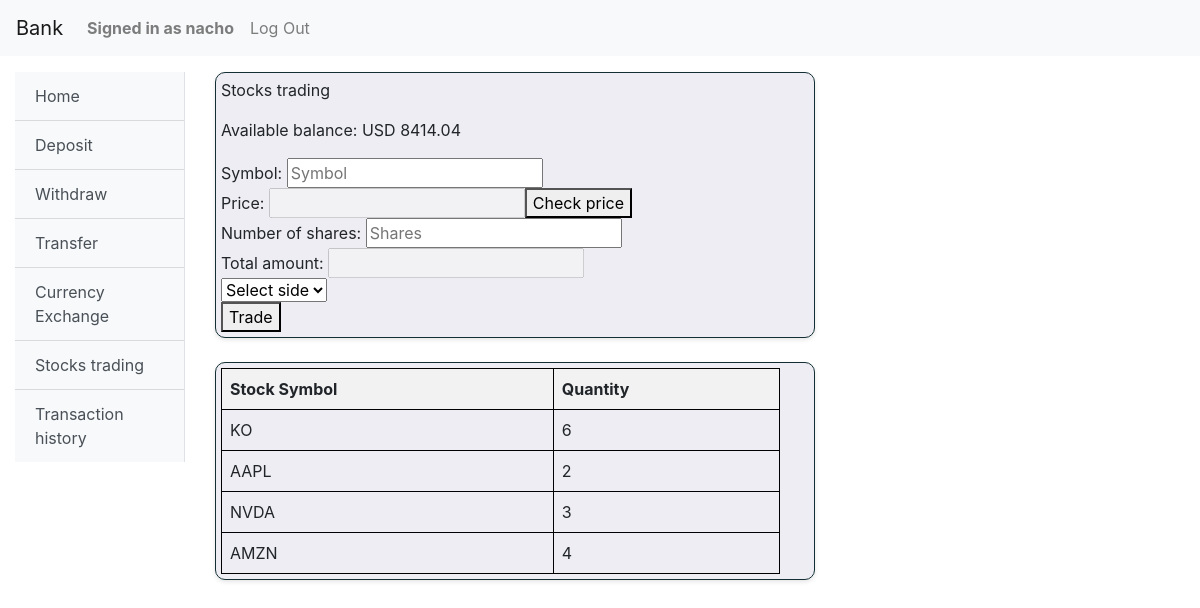
The app's page /stocks/ (signed in), older data.
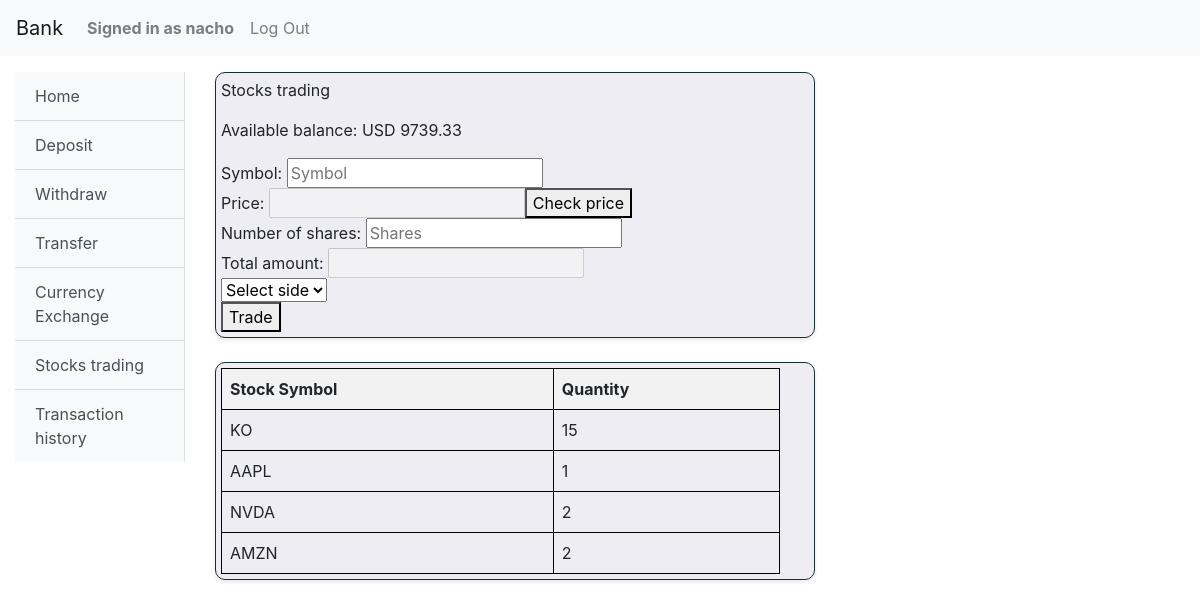
The same page, newer data.
### bank/models.py (models this page shows)
class User(AbstractUser):
    usd_account = models.DecimalField(decimal_places=2, max_digits=16, default=0)
    eur_account = models.DecimalField(decimal_places=2, max_digits=16, default=0)
    account_number = models.CharField(max_length=12, unique=True)

class StockPortfolio(models.Model):
    user = models.ForeignKey(User, on_delete=models.CASCADE, related_name='portfolios')
    stock_symbol = models.CharField(max_length=10)
    quantity = models.PositiveIntegerField(default=0)
    purchase_price = models.DecimalField(decimal_places=2, max_digits=16)
    date_acquired = models.DateField(auto_now_add=True)

### bank/views.py (the view, shortened to what this page needs)
# urls.py: path("stocks/", views.stocks, name="stocks"),
@login_required
def stocks(request):
    user = request.user
    usd_account = user.usd_account
    if request.method == "GET":
        portfolios = user.portfolios.all()
        return render(request, "bank/stocks.html",
                      {'usd_account': usd_account,
                       'portfolios': portfolios})

### bank/templates/bank/stocks.html (shortened to what this page needs)
{% extends "bank/layout.html" %}
{% block body %}
    <div class="stocks">
        <p>Stocks trading</p>
        <p>Available balance: USD {{usd_account}}</p>
        <form action="{% url 'stocks' %}" method="post">
            <span>Symbol: </span><input type="text" id="stock-symbol" name="stock-symbol" placeholder="Symbol"><br>
            <span>Price: </span><input type="text" id="stock-price"  disabled><button id="stock-quote-button" type="button" >Check price</button><br>
            <span>Number of shares: </span><input type="number" id="stock-shares" name="stock-shares" placeholder="Shares" min="0" required><br>
            <span>Total amount: </span><input type="text" id="stock-amount" name="stock-amount" disabled><br>
            <select name="side">
                <option disabled selected value="">Select side</option>
            </select><br>
            <button type="submit">Trade</button>
        </form>
    </div>
    <br>
    <div class="stocks">
        <table>
            <thead>
                <tr>
                    <th>Stock Symbol</th>
                    <th>Quantity</th>
                </tr>
            </thead>
            <tbody>
                {% for portfolio in portfolios %}
                <tr>
                    <td>{{ portfolio.stock_symbol }}</td>
                    <td>{{ portfolio.quantity }}</td>
                </tr>
                {% empty %}
                <tr>
                    <td colspan="2">No stocks in portfolio.</td>
                </tr>
                {% endfor %}
            </tbody>
        </table>
    </div>
{% endblock %}

### bank/templates/bank/layout.html (shortened to what this page needs)
{% load static %}
<!DOCTYPE html>
<html lang="en">
    <head>
        <link rel="stylesheet" href="https://stackpath.bootstrapcdn.com/bootstrap/4.4.1/css/bootstrap.min.css">
        <link href="{% static 'bank/styles.css' %}" rel="stylesheet">
    </head>
    <body>
        <nav class="navbar navbar-expand-lg navbar-light bg-light">
            <a class="navbar-brand" href="#">Bank</a>
            <div>
              <ul class="navbar-nav mr-auto">
                {% if user.is_authenticated %}
                    <li class="nav-item">
                        <a class="nav-link" href="#"><strong>Signed in as {{ user.username }}</strong></a>
                    </li>
                {% endif %}
                {% if user.is_authenticated %}
                    <li class="nav-item">
                        <a class="nav-link" href="{% url 'logout' %}">Log Out</a>
                    </li>
                {% endif %}
              </ul>
            </div>
          </nav>
          <div class="container-fluid mt-3">
            <div class="row">
                {% if user.is_authenticated %}
                <div class="col-md-2">
                    <div class="bg-light border-right" id="sidebar-wrapper">
                        <div class="list-group list-group-flush">
                            <a href="{% url 'index' %}" class="list-group-item list-group-item-action bg-light">Home</a>
                            <a href="{% url 'deposit' %}" class="list-group-item list-group-item-action bg-light">Deposit</a>
                            <a href="{% url 'withdraw' %}" class="list-group-item list-group-item-action bg-light">Withdraw</a>
                            <a href="{% url 'transfer' %}" class="list-group-item list-group-item-action bg-light">Transfer</a>
                            <a href="{% url 'eur_exchange' %}" class="list-group-item list-group-item-action bg-light">Currency Exchange</a>
                            <a href="{% url 'stocks' %}" class="list-group-item list-group-item-action bg-light">Stocks trading</a>
                            <a href="{% url 'history' %}" class="list-group-item list-group-item-action bg-light">Transaction history</a>
                        </div>
                    </div>
                </div>
                {% endif %}
                <div class="col-md-10">
                    <div class="body">
                        {% block body %}
                        {% endblock %}
                    </div>
                </div>
            </div>
        </div>
    </body>
</html>

Row changes from the older to the newer data that the page shows:
changed User "nacho": usd_account "8414.04" → "9739.33"
changed StockPortfolio "KO": quantity "6" → "15"
changed StockPortfolio "AAPL": quantity "2" → "1"
changed StockPortfolio "NVDA": quantity "3" → "2"
changed StockPortfolio "AMZN": quantity "4" → "2"
